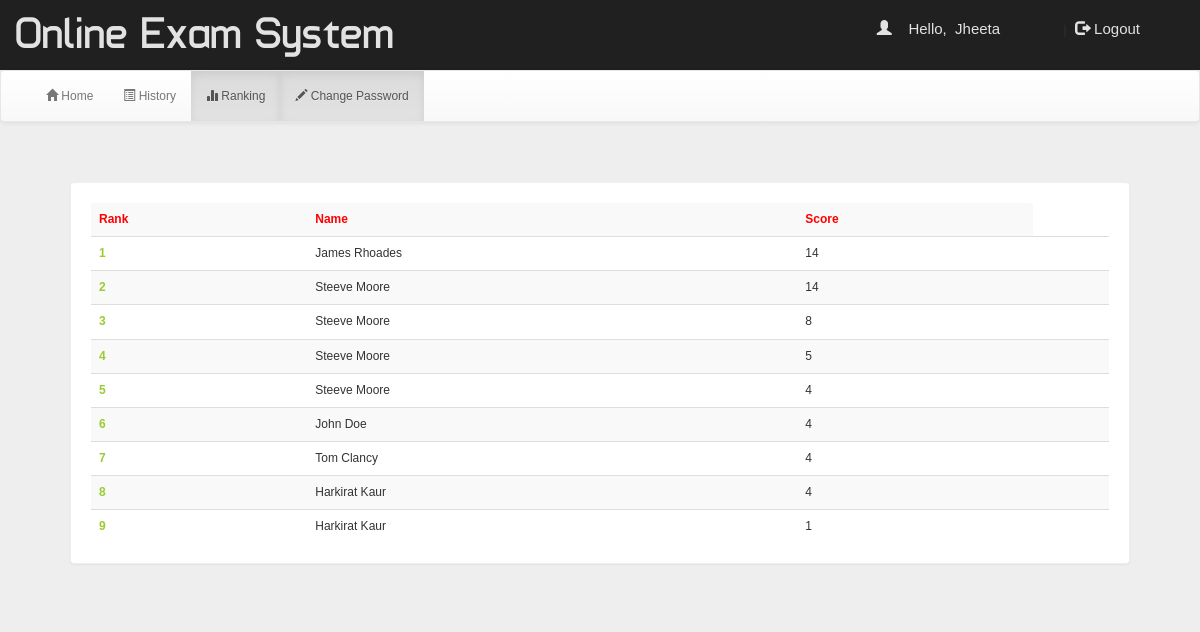
Screenshot of /account.php?q=3 (signed in) with the database file from the repository.
### tables this page shows
CREATE TABLE `rank` (
  `email` varchar(50) NOT NULL,
  `score` int(11) NOT NULL,
  `time` timestamp NOT NULL DEFAULT current_timestamp() ON UPDATE current_timestamp()
);

CREATE TABLE `user` (
  `name` varchar(50) NOT NULL,
  `gender` varchar(5) NOT NULL,
  `college` varchar(100) NOT NULL,
  `email` varchar(50) NOT NULL,
  `mob` bigint(20) NOT NULL,
  `password` varchar(50) NOT NULL
);

### account.php (the view, shortened to what this page needs)
<!DOCTYPE html PUBLIC "-//W3C//DTD XHTML 1.0 Transitional//EN" "http://www.w3.org/TR/xhtml1/DTD/xhtml1-transitional.dtd">
<html xmlns="http://www.w3.org/1999/xhtml">
<head>
<link  rel="stylesheet" href="css/bootstrap.min.css"/>
 <link  rel="stylesheet" href="css/bootstrap-theme.min.css"/>
 <link rel="stylesheet" href="css/main.css">
 <link  rel="stylesheet" href="css/font.css">
</head>
<body>
<div class="header">
<div class="row">
<div class="col-lg-6">
<span class="logo">Online Exam System</span></div>
<div class="col-md-4 col-md-offset-2">
 <?php
 include_once 'dbConnection.php';
  if(!(isset($_SESSION['email']))){
header("location:index.php");
}
else
{
$name = $_SESSION['name'];
echo '<span class="pull-right top title1" ><span class="log1"><span class="glyphicon glyphicon-user" aria-hidden="true"></span>&nbsp;&nbsp;&nbsp;&nbsp;Hello,</span> <a href="account.php?q=1" class="log log1">'.$name.'</a>&nbsp;|&nbsp;<a href="logout.php?q=account.php" class="log"><span class="glyphicon glyphicon-log-out" aria-hidden="true"></span>&nbsp;Logout</button></a></span>';
}?>
</div>
</div></div>
<div class="bg">
<nav class="navbar navbar-default title1">
  <div class="container-fluid">
    <div class="collapse navbar-collapse" id="bs-example-navbar-collapse-1">
      <ul class="nav navbar-nav">
        <li <?php if(@$_GET['q']==1) echo'class="active"'; ?> ><a href="account.php?q=1"><span class="glyphicon glyphicon-home" aria-hidden="true"></span>&nbsp;Home<span class="sr-only">(current)</span></a></li>
        <li <?php if(@$_GET['q']==2) echo'class="active"'; ?>><a href="account.php?q=2"><span class="glyphicon glyphicon-list-alt" aria-hidden="true"></span>&nbsp;History</a></li>
		<li <?php if(@$_GET['q']==3) echo'class="active"'; ?>><a href="account.php?q=3"><span class="glyphicon glyphicon-stats" aria-hidden="true"></span>&nbsp;Ranking</a></li>
   <li <?php if(@$_GET['q']==3) echo'class="active"'; ?>><a href="changepass.php"><span class="glyphicon glyphicon-pencil" aria-hidden="true"></span>&nbsp;Change Password</a></li></ul>
      </div>
  </div>
</nav>
<div class="container">
<div class="row">
<div class="col-md-12">
<?php
if(@$_GET['q']== 3)
{
$q=mysqli_query($con,"SELECT * FROM rank  ORDER BY score DESC " )or die('Error223');
echo  '<div class="panel title">
<table class="table table-striped title1" >
<tr style="color:red"><td><b>Rank</b></td><td><b>Name</b></td><td><b>Score</b></td></tr>';
$c=0;
while($row=mysqli_fetch_array($q) )
{
$e=$row['email'];
$s=$row['score'];
$q12=mysqli_query($con,"SELECT * FROM user WHERE email='$e' " )or die('Error231');
while($row=mysqli_fetch_array($q12) )
{
$name=$row['name'];
}
$c++;
echo '<tr><td style="color:#99cc32"><b>'.$c.'</b></td><td>'.$name.'</td><td>'.$s.'</td><td>';
}
echo '</table></div>';}
?>
</div></div></div></div>
</body>
</html>

### css/main.css (style rules this page uses)
body { overflow-x: hidden; width: 100%; font: 15px "Century Gothic", "Times Roman", sans-serif; background: #eee; min-height: 550px; background-attachment: fixed; }
.bg { min-height: 540px; }
.panel { border-color: #eee; margin: 40px; padding: 20px; font: 15px "Century Gothic", "Times Roman", sans-serif; }
.title { font-family: "typo"; }
.header { background: #202020; height: 70px; }
.logo { font-family: "typo"; font-size: 45px; color: #e2e2e2; margin: 15px; }
.title1 { font: 12px "Century Gothic", "Times Roman", sans-serif; }
.top { margin-top: 20px; }
.log1 { font: 15px "Ubuntu", sans-serif; color: #e2e2e2; margin-left: 10px; }
.log { margin: 10px; margin-right: 60px; margin-left: 5px; color: #e2e2e2; text-decoration: none; font-size: 20px; font-size: 15px; }

### rows the page displays
rank: user.name "James Rhoades", score "14"
rank: user.name "Steeve Moore", score "14"
rank: score "8"
user: name "Steeve Moore"
rank: score "5"
rank: score "4"
rank: user.name "John Doe", score "4"
rank: user.name "Tom Clancy", score "4"
rank: user.name "Harkirat Kaur", score "4"
rank: score "1"
user: name "Harkirat Kaur"

### other values shown
$name "Jheeta"
